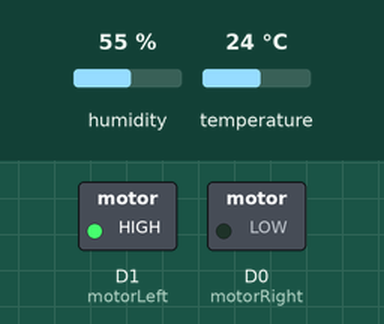
Recording of a program running on a simulated ESP8266 (NodeMCU). On the bench: switched loads named in the program (green lamp = pin HIGH). The inputs (shaded band) are chosen by the test bench; at power-on: humidity 55 %, temperature 24 °C. WiFi joins after 1.5 s; servers stay silent unless stated; uploads are accepted with an empty reply; what the program prints to the serial monitor is not drawn.

Above: at 2.7 s.
2.8 s: humidity set to 89 %
10.1 s: humidity set to 92 %
At 22.5 s:
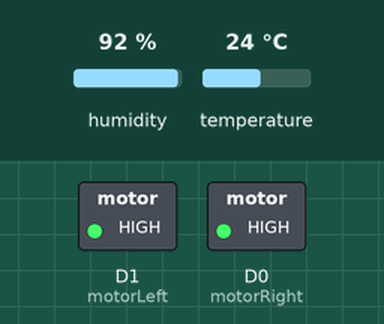
22.8 s: humidity set to 22 %
At 33.9 s:
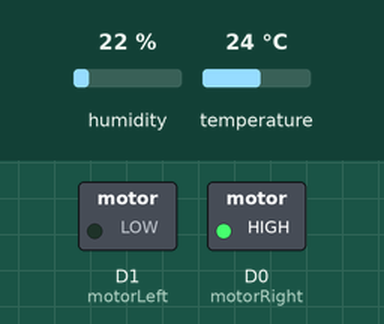
35.6 s: humidity set to 91 %
At 47.7 s:
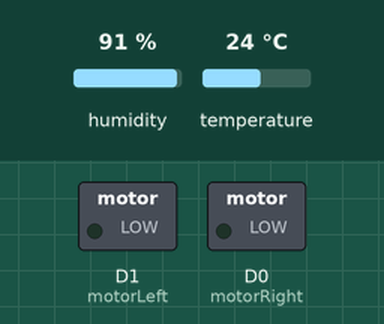
48.4 s: humidity set to 40 %
At 48.4 s:
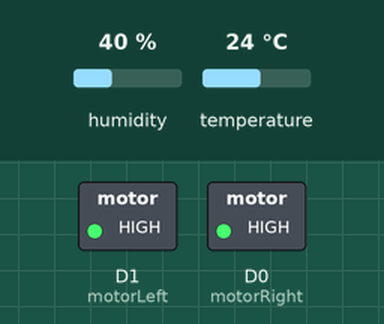
Timing chart, 0 to 62.2 s (numbered marks = the images above; inputs shaded):
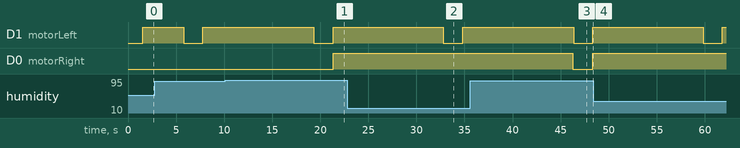

Measured:
- the behaviour switches between 90 and 91 % on humidity (found by bisection; images 0 and 1)
- after the input at 10.1 s, D0 (motorRight): LOW → HIGH after 11.2 s
- after the input at 22.8 s, D0 (motorRight): stays HIGH (without the input it goes to LOW after 10.0 s)
- after the input at 35.6 s, D0 (motorRight): HIGH → LOW after 10.7 s, → HIGH 2.1 s later
- after the input at 48.4 s, D0 (motorRight): stays HIGH (without the input it goes to LOW after 11.4 s)

The program:

main.cpp
```cpp
#include <Arduino.h>

#include <esp8266Connection.cpp> //Internet of the things
#include <dht11Connection.cpp> //Temperature and Humidity sensor

#define motorRight D0 //open, rele sentido giro
#define motorLeft D1 //close, rele fuente

int ciclo = 3000; //ciclo de trabajo del SSC
int temperatureThreshold = 20;  //°c
int humidityThreshold = 90; //%, RH

void writePins(String response); //transforma la respuesta de la API en la escritura de los pines de los motores
void openAutonomously(); //Destapa o cubre el café según las condiciones ambientales
void funcionalityInit(); //prepara los pines que van al motor
void uncoverCoffee(); //destapa el café
void coverCoffee(); //cubre el café


void setup(){
	Serial.begin(115200);
	espInit();
	dhtInit();
	funcionalityInit();
}

void loop(){
	String sensorsStatus = fetch("Ssc", "sendSensorsStatus", "{}"); /*traigo el
                                                                    estado de los sensores de la Db */
	writePins(sensorsStatus);

    openAutonomously();
	delay(ciclo);
}


//functions
void funcionalityInit(){
	pinMode(motorRight, OUTPUT);
    pinMode(motorLeft, OUTPUT);

    digitalWrite(motorLeft, HIGH);
}

void writePins(String json) {
	#define sizeSensorState 50
	String sensorState[sizeSensorState];
	bool flag1 = false;
	int j = 0;
	for (size_t i = 0; i < json.length(); i++) {
		if (json.charAt(i) == '\"' && flag1) {
			flag1 = false;
			i++;
			j++;
		}
		if (json.charAt(i) == '\"' || flag1) {
			if (json.charAt(i) == '\"') { i++; }
			flag1 = true;
			sensorState[j] += json.charAt(i);
		}
	}
	for (size_t i = 0; i < sizeSensorState; i++) {
		if (sensorState[i] == "ciclo" && ciclo != sensorState[i+2].toInt()){
			ciclo = sensorState[i+2].toInt();
			Serial.println("\n\nCiclo de trabajo cambiado a " + String(ciclo) + " milisegundos\n");
		}

		if (sensorState[i] == "uncoverCoffee" && sensorState[i+2] == "true") {
				uncoverCoffee();
				Serial.println("\n\nDestapando el café...\n");
		}

		if (sensorState[i] == "coverCoffee" && sensorState[i+2] == "true") {
				coverCoffee();
				Serial.println("\n\nCubriendo el café...\n");
		}

		if (sensorState[i] == "temperatureThreshold" && temperatureThreshold != sensorState[i+2].toInt() ) {
			temperatureThreshold = sensorState[i+2].toInt();
			Serial.println("\n\nUmbral de temperatura cambiado a < " + String(temperatureThreshold) + "°c\n");
		}

		if (sensorState[i] == "humidityThreshold" && humidityThreshold != sensorState[i+2].toInt() ) {
			humidityThreshold = sensorState[i+2].toInt();
			Serial.println("\n\nUmbral de humedad relativa cambiado a > " + String(humidityThreshold) + "%\n");
		}
	}
}

void openAutonomously(){
	#define humidity getHumidity()
	#define temperature getTemperature()
	( (temperature < temperatureThreshold || humidity > humidityThreshold) && (humidity != 0 && temperature != 0) ) ? uncoverCoffee() : coverCoffee();

	Serial.print("sendToDb ->");
	#define response fetch("Ssc", "addTemperatureHumidity", "{\"humidity\": \"" + String(humidity) + "\", \"temperature\": \"" + String(temperature) + "\"}")
	Serial.println("\n\n" + String(response) + "▼\n");
}

void uncoverCoffee(){
	Serial.println("\nDestapando el café.");
	//giro encontra de los componentes
	digitalWrite(motorRight, LOW);
	delay(100); //tiempo prudente para que la bobina reaccione
	digitalWrite(motorLeft, LOW);
	delay(2000); //Espera a que el motor habra por completo el café
	digitalWrite(motorRight, HIGH);
	digitalWrite(motorLeft, HIGH);
}

void coverCoffee(){
	Serial.println("\nCubriendo el café.");
	//giro hacia los componentes
	digitalWrite(motorLeft, LOW);
	delay(2000); //Espera a que el motor cierre por completo el café
	digitalWrite(motorLeft, HIGH);
}
```

dht11Connection.cpp
```cpp
#include "DHT.h"

#define DHTPIN D2
#define DHTTYPE DHT11
DHT dht(DHTPIN, DHTTYPE);

void dhtInit(){
  dht.begin();
  Serial.println("\nSensor dht11 (temperatura y humedad) Listo para usar.");
}

float getTemperature(){
  #define temperature dht.readTemperature()
  if (isnan(temperature)) {
    Serial.println(F("\nNo se pudo leer la temperatura"));
    return 0.0;
  }else{
    Serial.println("\ntemperatura: " + String(temperature) + "°c");
    return temperature;
  }
}

float getHumidity(){
  #define humidity dht.readHumidity()
  if (isnan(humidity)) {
    Serial.println(F("\nNo se pudo leer la humedad"));
    return 0.0;
  }else{
    Serial.println("\nHumedad relativa: " + String(humidity) + "%");
    return humidity;
  }
}
```

esp8266Connection.cpp
```cpp
// #include <Arduino.h>
#include <ESP8266WiFiMulti.h>
#include <ESP8266HTTPClient.h>

const char *ssid = "FAMILIA ARBOLEDA";
const char *password = "30900410";

#define url "http://serverall.000webhostapp.com/"
WiFiClient client;
HTTPClient http;
String json = "";
String dataToSend = "";

void espInit(){
	//connect to red wifi
	delay(50);
	WiFi.begin(ssid, password);
	Serial.print("Conectando...");
	while (WiFi.status() != WL_CONNECTED){ //Check for the connection
		delay(500);
		Serial.print(".");
	}
	Serial.print("Conectado con éxito a la red wifi " + *ssid);

	//connect to API
	http.begin(client, url);
}

String fetch(String module, String accion, String parameters){
	delay(4000);
	if (WiFi.status() == WL_CONNECTED){ //Check WiFi connection status
		json = "{\"module\":\"" + module + "\", \"accion\": \"" + accion + "\", \"parameters\": " + parameters + "}";
		dataToSend = "json=" + String(json);
		Serial.println("\nDatos a enviar: " + String(dataToSend));
		http.addHeader("Content-Type", "application/x-www-form-urlencoded");
		int responseCode = http.POST(dataToSend); //Enviamos el post pasándole los datos que queremos enviar. retorna un código http

		if (responseCode > 0){ //no hubo errores al hacer la petición
			Serial.println("Código HTTP ► " + String(responseCode));
			if (responseCode == 200) { //La API envió una respuesta
				Serial.println("El servidor respondió ▼ ");
				String response = http.getString();
				Serial.println( response + "▼");
				http.end();
				Serial.println("------------------");
				return response;
			}
		}
		else{
			Serial.print("Error enviando POST, código: ");
			Serial.println(responseCode);
		}
	}
	else{
		Serial.println("\nError en la conexión WIFI");
	}
	return "";
}
```

funcionality.cpp
```cpp
#include <Arduino.h>
```
